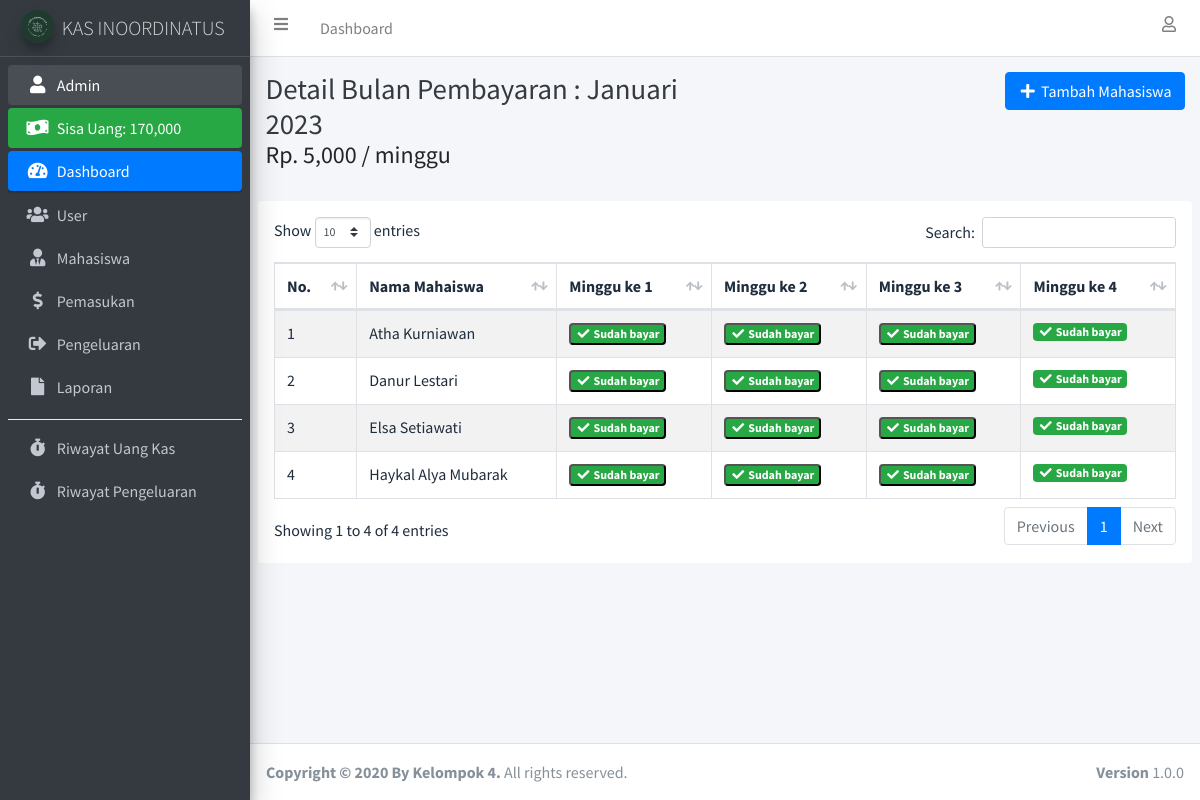
Screenshot of /detail_bulan_pembayaran.php?id_bulan_pembayaran=11 (signed in) with the database file from the repository.
### tables this page shows
CREATE TABLE `user` (
  `id_user` int(11) NOT NULL,
  `nama_lengkap` varchar(100) NOT NULL,
  `username` varchar(100) NOT NULL,
  `password` varchar(255) NOT NULL,
  `id_jabatan` int(11) NOT NULL
);

CREATE TABLE `bulan_pembayaran` (
  `id_bulan_pembayaran` int(11) NOT NULL,
  `nama_bulan` enum('januari','februari','maret','april','mei','juni','juli','agustus','september','oktober','november','desember') NOT NULL,
  `tahun` int(4) NOT NULL,
  `pembayaran_perminggu` int(11) NOT NULL
);

CREATE TABLE `uang_kas` (
  `id_uang_kas` int(11) NOT NULL,
  `id_siswa` int(11) NOT NULL,
  `id_bulan_pembayaran` int(11) NOT NULL,
  `minggu_ke_1` int(11) DEFAULT NULL,
  `minggu_ke_2` int(11) DEFAULT NULL,
  `minggu_ke_3` int(11) DEFAULT NULL,
  `minggu_ke_4` int(11) DEFAULT NULL
);

CREATE TABLE `siswa` (
  `id_siswa` int(11) NOT NULL,
  `nama_siswa` varchar(100) NOT NULL,
  `jenis_kelamin` enum('pria','wanita') NOT NULL,
  `no_telepon` varchar(25) NOT NULL,
  `email` varchar(255) NOT NULL
);

### connection.php (called while the page is built, shortened)
<?php
	$host		= "localhost";
	$username	= "root";
	$password	= "";
	$database	= "kas";
	$conn 		= mysqli_connect($host, $username, $password, $database);
if (isset($_SESSION['id_user'])) {
	function dataUser() {
		global $conn;
		$id_user = $_SESSION['id_user'];
		return mysqli_fetch_assoc(mysqli_query($conn, "SELECT * FROM user INNER JOIN jabatan ON user.id_jabatan = jabatan.id_jabatan WHERE id_user = '$id_user'"));
	}
}

### detail_bulan_pembayaran.php (the view, shortened to what this page needs)
<?php
require 'connection.php';
$id_bulan_pembayaran = $_GET['id_bulan_pembayaran'];
$detail_bulan_pembayaran = mysqli_fetch_assoc(mysqli_query($conn, "SELECT * FROM bulan_pembayaran WHERE id_bulan_pembayaran = '$id_bulan_pembayaran'"));
$uang_kas = mysqli_query($conn, "SELECT * FROM uang_kas INNER JOIN siswa ON uang_kas.id_siswa = siswa.id_siswa INNER JOIN bulan_pembayaran ON uang_kas.id_bulan_pembayaran = bulan_pembayaran.id_bulan_pembayaran WHERE uang_kas.id_bulan_pembayaran = '$id_bulan_pembayaran' ORDER BY nama_siswa ASC");
?>
<!DOCTYPE html>
<html>
<head>
  <?php include 'include/css.php'; ?>
</head>
<body class="hold-transition sidebar-mini layout-fixed">
  <div class="wrapper">
    <?php include 'include/navbar.php'; ?>
    <?php include 'include/sidebar.php'; ?>
    <div class="content-wrapper">
      <div class="content-header">
        <div class="container-fluid">
          <div class="row mb-2">
            <div class="col-sm">
              <h1 class="m-0 text-dark">Detail Bulan Pembayaran : <?= ucwords($detail_bulan_pembayaran['nama_bulan']); ?> <?= $detail_bulan_pembayaran['tahun']; ?></h1>
              <h4>Rp. <?= number_format($detail_bulan_pembayaran['pembayaran_perminggu']); ?> / minggu</h4>
            </div>
            <div class="col-sm text-right">
              <?php if ($_SESSION['id_jabatan'] !== '3') : ?>
                <button type="button" class="btn btn-primary" data-toggle="modal" data-target="#tambahSiswaModal"><i class="fas fa-fw fa-plus"></i> Tambah Mahasiswa</button>
              <?php endif ?>
            </div>
          </div>
        </div>
      </div>
      <section class="content">
        <div class="container-fluid bg-white p-3 rounded">
          <div class="table-responsive">
            <table class="table table-hover table-striped table-bordered" id="table_id">
              <thead>
                <tr>
                  <th>No.</th>
                  <th>Nama Mahaiswa</th>
                  <th>Minggu ke 1</th>
                  <th>Minggu ke 2</th>
                  <th>Minggu ke 3</th>
                  <th>Minggu ke 4</th>
                </tr>
              </thead>
              <tbody>
                <?php $i = 1; ?>
                <?php foreach ($uang_kas as $duk) : ?>
                  <?php if ($_SESSION['id_jabatan'] == '3') : ?>
                    <tr>
                      <td><?= $i++; ?></td>
                      <td><?= ucwords(htmlspecialchars_decode($duk['nama_siswa'])); ?></td>
                      <?php if ($duk['minggu_ke_1'] == $duk['pembayaran_perminggu']) : ?>
                        <td class="text-success"><?= number_format($duk['minggu_ke_1']); ?></td>
                      <?php else : ?>
                        <td class="text-danger"><?= number_format($duk['minggu_ke_1']); ?></td>
                      <?php endif ?>
                      <?php if ($duk['minggu_ke_2'] == $duk['pembayaran_perminggu']) : ?>
                        <td class="text-success"><?= number_format($duk['minggu_ke_2']); ?></td>
                      <?php else : ?>
                        <td class="text-danger"><?= number_format($duk['minggu_ke_2']); ?></td>
                      <?php endif ?>
                      <?php if ($duk['minggu_ke_3'] == $duk['pembayaran_perminggu']) : ?>
                        <td class="text-success"><?= number_format($duk['minggu_ke_3']); ?></td>
                      <?php else : ?>
                        <td class="text-danger"><?= number_format($duk['minggu_ke_3']); ?></td>
                      <?php endif ?>
                      <?php if ($duk['minggu_ke_4'] == $duk['pembayaran_perminggu']) : ?>
                        <td class="text-success"><?= number_format($duk['minggu_ke_4']); ?></td>
                      <?php else : ?>
                        <td class="text-danger"><?= number_format($duk['minggu_ke_4']); ?></td>
                      <?php endif ?>
                    </tr>
                  <?php else : ?>
                    <tr>
                      <td><?= $i++; ?></td>
                      <td><?= $duk['nama_siswa']; ?></td>
                      <?php if ($duk['minggu_ke_1'] == $duk['pembayaran_perminggu']) : ?>
                        <?php if ($duk['minggu_ke_2'] !== "0") : ?>
                          <td>
                            <button type="button" class="badge badge-success" data-container="body" data-toggle="popover" data-placement="top" data-content="Tidak bisa mengubah minggu ke 1, kalau minggu ke 2 dan seterusnya sudah lunas, jika ingin mengubah, ubahlah minggu ke 2 atau ke 3 atau ke 4 terlebih dahulu menjadi 0.">
                              <i class="fas fa-fw fa-check"></i> Sudah bayar
                            </button>
                          </td>
                        <?php else : ?>
                          <td><a href="" data-toggle="modal" data-target="#editMingguKe1<?= $duk['id_uang_kas']; ?>" class="badge badge-success"><i class="fas fa-fw fa-check"></i> Sudah bayar</a></td>
                        <?php endif ?>
                      <?php else : ?>
                        <td><a href="" data-toggle="modal" data-target="#editMingguKe1<?= $duk['id_uang_kas']; ?>" class="badge badge-danger"><?= number_format($duk['minggu_ke_1']); ?></a></td>
                      <?php endif ?>
                      <?php if ($duk['minggu_ke_1'] !== $duk['pembayaran_perminggu']) : ?>
                        <td> </td>
                        <td> </td>
                        <td> </td>
                          <?php else : ?>
                            <?php if ($duk['minggu_ke_2'] == $duk['pembayaran_perminggu']) : ?>
                              <?php if ($duk['minggu_ke_3'] !== "0") : ?>
                        <td><button type="button" class="badge badge-success" data-container="body" data-toggle="popover" data-placement="top" data-content="Tidak bisa mengubah minggu ke 2, jika minggu ke 3 dan seterusnya sudah lunas, jika ingin mengubah, ubahlah minggu ke 3 atau ke 4 terlebih dahulu menjadi 0."><i class="fas fa-fw fa-check"></i> Sudah bayar</button></td>
                      <?php else : ?>
                        <td><a href="" data-toggle="modal" data-target="#editMingguKe2<?= $duk['id_uang_kas']; ?>" class="badge badge-success"><i class="fas fa-fw fa-check"></i> Sudah bayar</a></td>
                      <?php endif ?>
                    <?php else : ?>
                      <td><a href="" data-toggle="modal" data-target="#editMingguKe2<?= $duk['id_uang_kas']; ?>" class="badge badge-danger"><?= number_format($duk['minggu_ke_2']); ?></a></td>
                    <?php endif ?>
                    <?php if ($duk['minggu_ke_2'] !== $duk['pembayaran_perminggu']) : ?>
                      <td> </td>
                      <td> </td>
                        <?php else : ?>
                          <?php if ($duk['minggu_ke_3'] == $duk['pembayaran_perminggu']) : ?>
                            <?php if ($duk['minggu_ke_4'] !== "0") : ?>
                      <td><button type="button" class="badge badge-success" data-container="body" data-toggle="popover" data-placement="top" data-content="Tidak bisa mengubah minggu ke 3, jika minggu ke 4 sudah lunas, jika ingin mengubah, ubahlah minggu ke 4 terlebih dahulu menjadi 0."><i class="fas fa-fw fa-check"></i> Sudah bayar</button></td>
                    <?php else : ?>
                      <td><a href="" data-toggle="modal" data-target="#editMingguKe3<?= $duk['id_uang_kas']; ?>" class="badge badge-success"><i class="fas fa-fw fa-check"></i> Sudah bayar</a></td>
                    <?php endif ?>
                  <?php else : ?>
                    <td><a href="" data-toggle="modal" data-target="#editMingguKe3<?= $duk['id_uang_kas']; ?>" class="badge badge-danger"><?= number_format($duk['minggu_ke_3']); ?></a></td>
                  <?php endif ?>
                  <?php if ($duk['minggu_ke_3'] !== $duk['pembayaran_perminggu']) : ?>
                    <td></td>
                    <td></td>
                      <?php else : ?>
                        <?php if ($duk['minggu_ke_4'] == $duk['pembayaran_perminggu']) : ?>
                    <td><a href="" data-toggle="modal" data-target="#editMingguKe4<?= $duk['id_uang_kas']; ?>" class="badge badge-success"><i class="fas fa-fw fa-check"></i> Sudah bayar</a></td>
                  <?php else : ?>
                    <td><a href="" data-toggle="modal" data-target="#editMingguKe4<?= $duk['id_uang_kas']; ?>" class="badge badge-danger"><?= number_format($duk['minggu_ke_4']); ?></a></td>
                  <?php endif ?>
                <?php endif ?>
              <?php endif ?>
            <?php endif ?>
                    </tr>
                  <?php endif ?>
                <?php endforeach ?>
              </tbody>
            </table>
          </div>
        </div>
      </section>
    </div>
    <footer class="main-footer">
      <strong>Copyright &copy; 2020 By Kelompok 4.</strong>
      All rights reserved.
      <div class="float-right d-none d-sm-inline-block">
        <b>Version</b> 1.0.0
      </div>
    </footer>
  </div>
</body>
</html>

### include/sidebar.php
<?php
$dataUser = dataUser();
$jml_pengeluaran = mysqli_fetch_assoc(mysqli_query($conn, "SELECT sum(jumlah_pengeluaran) as jml_pengeluaran FROM pengeluaran"));
$jml_pengeluaran = $jml_pengeluaran['jml_pengeluaran'];
$jml_uang_kas = mysqli_fetch_assoc(mysqli_query($conn, "SELECT sum(minggu_ke_1 + minggu_ke_2 + minggu_ke_3 + minggu_ke_4) as jml_uang_kas FROM uang_kas"));
$jml_uang_kas = $jml_uang_kas['jml_uang_kas'];
?>
<aside class="main-sidebar sidebar-dark-primary elevation-4">
  <a href="index.php" class="brand-link">
    <img src="assets/img/img_properties/logoo.jpg" alt="AdminLTE Logo" class="brand-image img-circle elevation-3" style="opacity: .8">
    <span class="brand-text font-weight-light">KAS INOORDINATUS</span>
  </a>
  <div class="sidebar">
    <nav class="mt-2">
      <ul class="nav nav-pills nav-sidebar flex-column" data-widget="treeview" role="menu" data-accordion="false">
        <li class="nav-item has-treeview menu-open">
          <a href="profile.php" class="nav-link"><i class="nav-icon fas fa-fw fa-user"></i>
            <p><?= $dataUser['username']; ?></p>
          </a>
        </li>
        <li class="nav-item">
          <div class="bg-success nav-link text-white">
            <i class="nav-icon fas fa-money-bill-wave"></i>
            <p>
              Sisa Uang: <?= number_format($jml_uang_kas - $jml_pengeluaran); ?>
            </p>
          </div>
        </li>
        <li class="nav-item has-treeview menu-open">
          <a href="index.php" class="nav-link active">
            <i class="nav-icon fas fa-tachometer-alt"></i>
            <p>
              Dashboard
            </p>
          </a>
        </li>
        <?php if ($dataUser['id_jabatan'] == '1') : ?>
          <li class="nav-item">
            <a href="user.php" class="nav-link">
              <i class="nav-icon fas fa-users"></i>
              <p>
                User
              </p>
            </a>
          </li>
        <?php endif ?>
        <li class="nav-item">
          <a href="siswa.php" class="nav-link">
            <i class="fas fa-user-tie nav-icon"></i>
            <p>Mahasiswa</p>
          </a>
        </li>
        <li class="nav-item">
          <a href="uang_kas.php" class="nav-link">
            <i class="fas fa-dollar-sign nav-icon"></i>
            <p>Pemasukan</p>
          </a>
        </li>
        <li class="nav-item">
          <a href="pengeluaran.php" class="nav-link">
            <i class="fas fa-sign-out-alt nav-icon"></i>
            <p>Pengeluaran</p>
          </a>
        </li>
        <li class="nav-item">
          <a href="laporan.php" class="nav-link">
            <i class="fas fa-file nav-icon"></i>
            <p>Laporan</p>
          </a>
        </li>
        <div class="dropdown-divider"></div>
        <li class="nav-item">
          <a href="riwayat.php" class="nav-link">
            <i class="fas fa-stopwatch nav-icon"></i>
            <p>Riwayat Uang Kas</p>
          </a>
        </li>
        <li class="nav-item">
          <a href="riwayat_pengeluaran.php" class="nav-link">
            <i class="fas fa-stopwatch nav-icon"></i>
            <p>Riwayat Pengeluaran</p>
          </a>
        </li>
      </ul>
    </nav>
  </div>
</aside>

### rows the page displays
user: username "Admin"
bulan_pembayaran: nama_bulan "Januari", tahun "2023", pembayaran_perminggu "5,000"
uang_kas: id_siswa.nama_siswa "Atha Kurniawan", minggu_ke_1 "Sudah bayar", minggu_ke_2 "Sudah bayar", minggu_ke_3 "Sudah bayar"
uang_kas: id_siswa.nama_siswa "Danur Lestari", minggu_ke_1 "Sudah bayar", minggu_ke_2 "Sudah bayar", minggu_ke_3 "Sudah bayar"
uang_kas: id_siswa.nama_siswa "Elsa Setiawati", minggu_ke_1 "Sudah bayar", minggu_ke_2 "Sudah bayar", minggu_ke_3 "Sudah bayar"
uang_kas: id_siswa.nama_siswa "Haykal Alya Mubarak", minggu_ke_1 "Sudah bayar", minggu_ke_2 "Sudah bayar", minggu_ke_3 "Sudah bayar"

### other values shown
$jml_uang_kas - $jml_pengeluaran "170,000"
